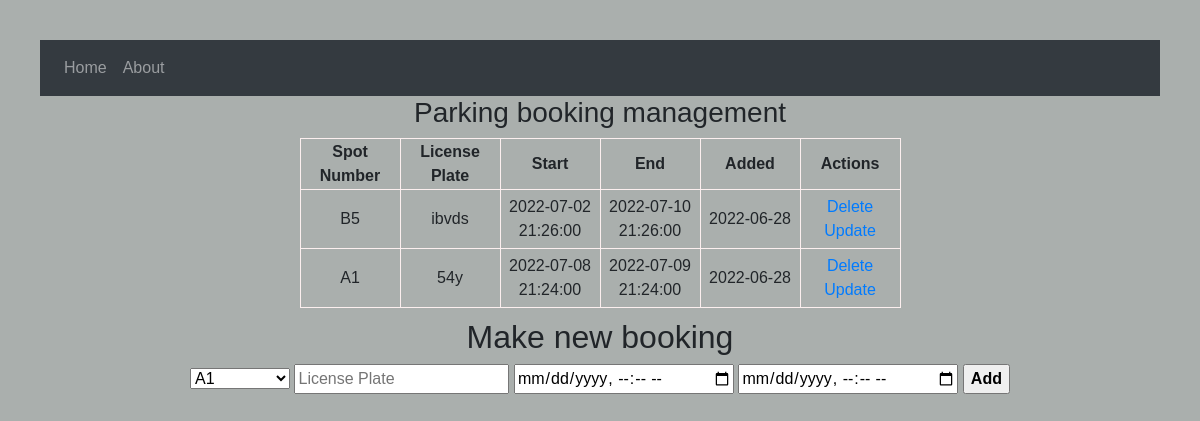
Before: / with the older database file.
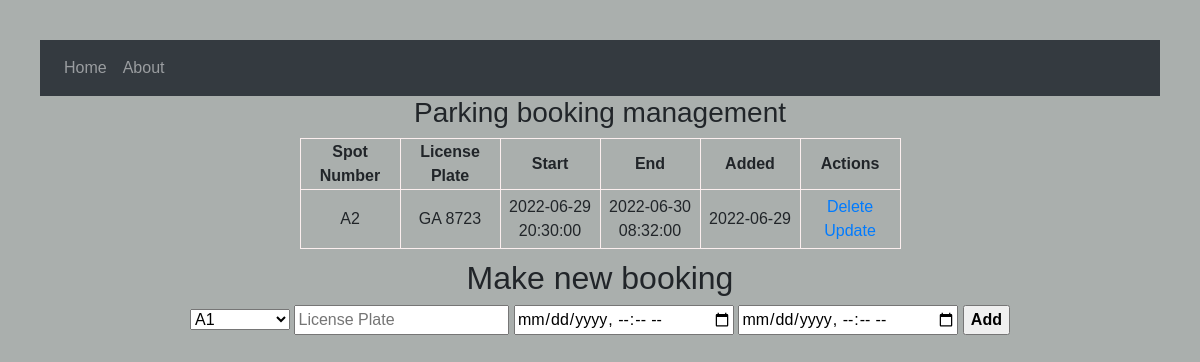
After: the same page with the newer database file.
### app.py (models this page shows, shortened)
class Parking(db.Model):
    id = db.Column(db.Integer, primary_key=True)
    spot_number = db.Column(db.String(2), nullable=False)
    license_plate = db.Column(db.String(10), nullable=False)
    start = db.Column(db.String(20))
    end = db.Column(db.String(20))
    date_created = db.Column(db.DateTime, default=datetime.utcnow)

### app.py (the view, shortened to what this page needs)
@app.route('/', methods=['POST', 'GET'])
def index():
    bookings = Parking.query.order_by(Parking.start.asc()).all()
    return render_template('index.html', bookings = bookings)

### templates/index.html (shortened to what this page needs)
{% extends 'base.html' %}
{% block body %}
<div class="content">
    <h3 style="text-align: center">Parking booking management</h3>
    {% if bookings|length < 1 %} <h4 style="text-align: center">No bookings have been made.</h4>
        {% else %}
        <table>
            <tr>
                <th>Spot Number</th>
                <th>License Plate</th>
                <th>Start</th>
                <th>End</th>
                <th>Added</th>
                <th>Actions</th>
            </tr>
            {% for booking in bookings %}
            <tr>
                <td class="booking">{{ booking.spot_number }}</td>
                <td>{{ booking.license_plate }}</td>
                <td>{{ booking.start }}</td>
                <td>{{ booking.end }}</td>
                <td>{{ booking.date_created.date() }}</td>
                <td>
                    <a href="/delete/{{booking.id}}">Delete</a>
                    <br>
                    <a href="/update/{{booking.id}}">Update</a>
                </td>
            </tr>
            {% endfor %}
        </table>
        {% endif %}
        <div class="form">
            <h2>Make new booking</h2>
            <form action="/" method="POST">
                <select type="text" name="spot_number" id="spot_number" placeholder="Spot Number">
                    <option value="A1">A1</option>
                </select>
                <input type="text" name="license_plate" id="license_plate" placeholder="License Plate" required>
                <input type="datetime-local" name="start" id="start" placeholder="Start" required>
                <input type="datetime-local" name="end" id="end" placeholder="End" required>
                <input type="submit" value="Add" style='font-weight: bold;'>
            </form>
        </div>
</div>
{% endblock %}

### templates/base.html (shortened to what this page needs)
<!DOCTYPE html>
<html lang='en'>
<head>
    <link
      rel="stylesheet"
      href="https://stackpath.bootstrapcdn.com/bootstrap/4.4.1/css/bootstrap.min.css"
    />
    <link
      rel="stylesheet"
      href="https://stackpath.bootstrapcdn.com/font-awesome/4.7.0/css/font-awesome.min.css"
    />
    <link rel='stylesheet' href='{{ url_for('static', filename='css/main.css') }}'>
</head>
<body>
  <nav class="navbar navbar-expand-lg navbar-dark bg-dark">
    <div class="collapse navbar-collapse" id="navbar">
      <div class="navbar-nav">
        <a class="nav-item nav-link" id="home" href="/">Home</a>
        <a class="nav-item nav-link" id="logout" href="/about">About</a>
      </div>
    </div>
  </nav>
        {% block body %}{% endblock %}
</body>
</html>

### static/css/main.css (style rules this page uses)
body, html { margin: 20px; font-family: sans-serif; background-color: rgb(170, 175, 173); }
.content { margin: auto; text-align: center; }
table, td, th { border: 1px solid rgb(252, 239, 239); }
table { border-collapse: collapse; margin: auto; text-align: center; }
th { height: 30px; width: 100px; }
td { text-align: center; padding: 5px; }
.form { margin-top: 10px; }
select { padding:7 px; width: 100px; }

Changed rows visible on the page:
removed Parking: spot_number "B5", license_plate "ibvds", start "2022-07-02 21:26:00", end "2022-07-10 21:26:00", date_created "2022-06-28"
removed Parking: spot_number "A1", license_plate "54y", start "2022-07-08 21:24:00", end "2022-07-09 21:24:00", date_created "2022-06-28"
added Parking: spot_number "A2", license_plate "GA 8723", start "2022-06-29 20:30:00", end "2022-06-30 08:32:00", date_created "2022-06-29"
